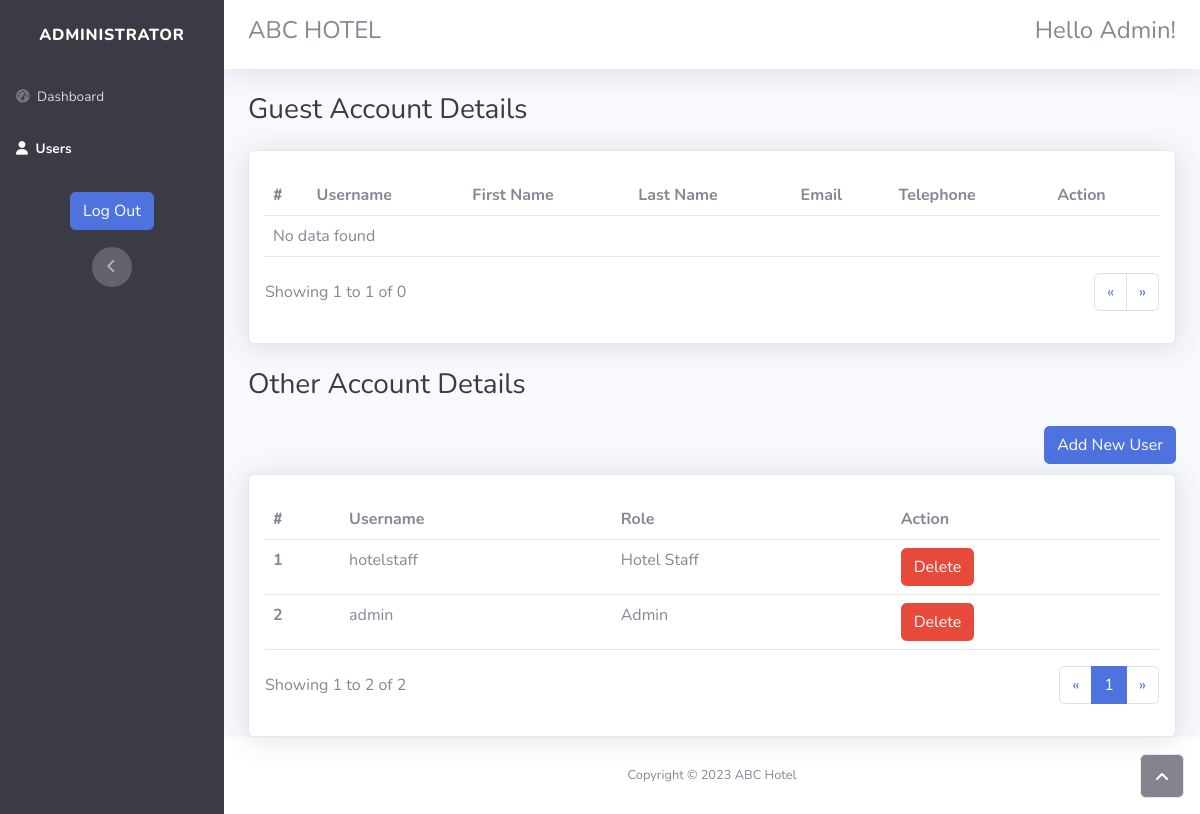
The app's page /admin_users.php (signed in) with its own data.
### tables this page shows
CREATE TABLE `user` (
  `User_Id` int(11) NOT NULL,
  `Username` varchar(64) NOT NULL,
  `Password` varchar(64) NOT NULL,
  `Role` varchar(64) NOT NULL
);

### classes/Admin.php (called while the page is built, shortened)
<?php
class Admin extends User
{
    public static function getGuestUsers()
    {
        $dbcon = new DbConnector;
        $con = $dbcon->connect();
        $query = "SELECT * FROM User, User_Details WHERE User.User_Id = User_Details.User_Id AND User.Role = ?;";
        try {
            $pstmt = $con->prepare($query);
            $pstmt->bindValue(1, "Guest");
            $pstmt->execute();
            $rs = $pstmt->fetchAll(PDO::FETCH_BOTH);
            return $rs;
        } catch (PDOException $e) {
            die("Connection failed: " . $e->getMessage());
        }
    }
    public static function getOtherUsers()
    {
        $dbcon = new DbConnector;
        $con = $dbcon->connect();
        $query = "SELECT * FROM User WHERE Role != ?;";
        try {
            $pstmt = $con->prepare($query);
            $pstmt->bindValue(1, "Guest");
            $pstmt->execute();
            $rs = $pstmt->fetchAll(PDO::FETCH_BOTH);
            return $rs;
        } catch (PDOException $e) {
            die("Connection failed: " . $e->getMessage());
        }
    }
}

### admin_users.php (the view, shortened to what this page needs)
<?php
require_once 'classes/Admin.php';
$rs1 = Admin::getGuestUsers();
if (isset($_GET['page1'])) {
    $page1 = $_GET['page1'];
} else {
    $page1 = 1;
}
$results_per_page1 = 10;
if (count($rs1) < 10) {
    $results_per_page1 = count($rs1);
}
if (count($rs1) == 0) {
    $results_per_page1 = 1;
}
$page_first_result1 = ($page1 - 1) * $results_per_page1;
$rs2 = Admin::getOtherUsers();
if (isset($_GET['page2'])) {
    $page2 = $_GET['page2'];
} else {
    $page2 = 1;
}
$results_per_page2 = 10;
if (count($rs2) < 10) {
    $results_per_page2 = count($rs2);
}
$page_first_result2 = ($page2 - 1) * $results_per_page2;
$number_of_result2 = count($rs2);
$number_of_page2 = ceil($number_of_result2 / $results_per_page2);
if ($page2 == $number_of_page2) {
    $results_per_page2 = count($rs2) - $page_first_result2;
}
?>
<!DOCTYPE html>
<html lang="en">
    <head>
        <link rel="stylesheet" href="assets/bootstrap/css/bootstrap.min.css" />
    </head>
    <body id="page-top">
        <div id="wrapper">
            <nav id="main-nav" class="navbar bg-dark align-items-start sidebar sidebar-dark accordion p-0" style="padding-bottom: 0px;">
                <div class="container-fluid d-flex flex-column p-0">
                    <a class="navbar-brand d-flex justify-content-center align-items-center sidebar-brand m-0" href="#">
                        <div class="sidebar-brand-text mx-3">
                            <span>Administrator</span>
                        </div>
                    </a>
                    <ul class="navbar-nav text-light" id="accordionSidebar">
                        <li class="nav-item">
                            <a id="anchor1" class="nav-link" href="admin_dashboard.php">
                                <i class="fas fa-tachometer-alt"></i>
                                <span>Dashboard</span>
                            </a>
                        </li>
                        <li class="nav-item">
                            <a id="anchor2" class="nav-link active" href="admin_users.php">
                                <i class="fas fa-user"></i>
                                <span>Users</span>
                            </a>
                        </li>
                    </ul>
                    <a class="btn btn-primary btn-md" role="button" data-bss-hover-animate="pulse" href="includes/logout.inc.php">Log Out</a>
                    <div class="text-center d-none d-md-inline">
                        <button class="btn rounded-circle border-0" id="sidebarToggle" type="button"></button>
                    </div>
                </div>
            </nav>
            <div class="d-flex flex-column" id="content-wrapper">
                <div id="content">
                    <nav class="navbar navbar-light navbar-expand-md bg-white shadow mb-4 py-3 static-top">
                        <div class="container-fluid">
                            <h4 class="d-none d-md-block">ABC HOTEL</h4>
                            <h4 class="align-self-right">Hello Admin!</h4>
                        </div>
                    </nav>
                    <div class="container-fluid">
                        <h3 class="text-dark mb-4">Guest Account Details</h3>
                        <div class="card shadow">
                            <div class="card-body">
                                <div class="table-responsive table mt-2" id="dataTable" role="grid" aria-describedby="dataTable_info">
                                    <table class="table my-0" id="dataTable">
                                        <thead>
                                            <tr>
                                                <th>
                                                    <b>#</b>
                                                </th>
                                                <th>Username</th>
                                                <th>First Name</th>
                                                <th>Last Name</th>
                                                <th>Email</th>
                                                <th>Telephone</th>
                                                <th>Action</th>
                                            </tr>
                                        </thead>
                                        <tbody>
                                        <?php
                                            if (count($rs1) > 0) {
                                                for ($i = $page_first_result1; $i < $page_first_result1 + $results_per_page1; $i++) {
                                                    $row1 = $rs1[$i];
                                            ?>
                                                    <tr>
                                                        <td><b><?php echo $i + 1; ?></b></td>
                                                        <td><?php echo $row1['Username']; ?></td>
                                                        <td><?php echo $row1['Fname']; ?></td>
                                                        <td><?php echo $row1['Lname']; ?></td>
                                                        <td><?php echo $row1['Tel']; ?></td>
                                                        <td><?php echo $row1['Email']; ?></td>
                                                        <td><a type="button" class="btn btn-danger" href="includes/admin.inc.php?action=delete&target=user&userId=<?php echo $row1['User_Id']; ?>" name="delete">Delete</a></td>
                                                    </tr>
                                            <?php
                                                }
                                            } else {
                                                echo '<tr>';
                                                echo '<td colspan="7">No data found</td>';
                                                echo '</tr>';
                                            }
                                            ?>
                                        </tbody>
                                    </table>
                                </div>
                                <div class="row">
                                <div class="col-md-6 align-self-center">
                                    <p id="dataTable_info" class="dataTables_info" role="status" aria-live="polite">Showing <?php echo $page_first_result1 + 1; ?> to <?php echo $page_first_result1 + $results_per_page1; ?> of <?php echo count($rs1); ?></p>
                                </div>
                                <div class="col-md-6">
                                    <nav class="d-lg-flex justify-content-lg-end dataTables_paginate paging_simple_numbers">
                                        <ul class="pagination">
                                            <li class="page-item">
                                                <a class="page-link" aria-label="Previous" href="admin_users.php?page1=<?php echo $page1 - 1; ?>">
                                                    <span aria-hidden="true">«</span>
                                                </a>
                                            </li>
                                            <li class="page-item">
                                                <a class="page-link" aria-label="Next" href="admin_users.php?page1=<?php echo $page1 + 1; ?>">
                                                    <span aria-hidden="true">»</span>
                                                </a>
                                            </li>
                                        </ul>
                                    </nav>
                                </div>
                            </div>
                            </div>
                        </div>
                    </div>
                    <br>
                    <div class="container-fluid">
                        <h3 class="text-dark mb-4">Other Account Details</h3>
                        <button class="btn btn-primary btn-md" type="submit" data-bs-toggle="modal" data-bs-target="#addNewUser" style="float: right;">Add New User</button>
                        <div class="card shadow">
                            <div class="card-body">
                                <div class="table-responsive table mt-2" id="dataTable" role="grid" aria-describedby="dataTable_info">
                                    <table class="table my-0" id="dataTable">
                                        <thead>
                                            <tr>
                                                <th>
                                                    <b>#</b>
                                                </th>
                                                <th>Username</th>
                                                <th>Role</th>
                                                <th>Action</th>
                                            </tr>
                                        </thead>
                                        <tbody>
                                        <?php
                                        if (count($rs2) > 0) {
                                            for ($i = $page_first_result2; $i < $page_first_result2 + $results_per_page2; $i++) {
                                                $row2 = $rs2[$i];
                                        ?>
                                                <tr>
                                                    <td><b><?php echo $i + 1;?></b></td>
                                                    <td><?php echo $row2['Username'];?></td>
                                                    <td><?php echo $row2['Role'];?></td>
                                                    <td><a type="button" class="btn btn-danger" href="includes/admin.inc.php?action=delete&target=user&userId=<?php echo $row2['User_Id']; ?>" name="delete">Delete</a></td>
                                                </tr>
                                        <?php
                                            }
                                        } else {
                                            ?>
                                            <tr>
                                            <td colspan="4">No data found</td>
                                            </tr>
                                            <?php
                                        }
                                        ?>
                                        </tbody>
                                    </table>
                                </div>
                                <div class="row">
                            <div class="col-md-6 align-self-center">
                                <p id="dataTable_info" class="dataTables_info" role="status" aria-live="polite">Showing <?php echo $page_first_result2 + 1; ?> to <?php echo $page_first_result2 + $results_per_page2; ?> of <?php echo count($rs2); ?></p>
                            </div>
                            <div class="col-md-6">
                                <nav class="d-lg-flex justify-content-lg-end dataTables_paginate paging_simple_numbers">
                                    <ul class="pagination">
                                        <li class="page-item">
                                            <a class="page-link" aria-label="Previous" href="admin_users.php?page2=<?php echo $page2 - 1; ?>">
                                                <span aria-hidden="true">«</span>
                                            </a>
                                        </li>
                                        <?php
                                        for ($i = 1; $i <= $number_of_page2; $i++) {
                                            if ($i == $page2) {
                                        ?>
                                                <li class="page-item">
                                                    <a class="page-link active" href="admin_users.php?page2=<?php echo $i; ?>"><?php echo $i; ?></a>
                                                </li>
                                            <?php
                                            } else {
                                            ?>
                                                <li class="page-item">
                                                    <a class="page-link" href="admin_users.php?page2=<?php echo $i; ?>"><?php echo $i; ?></a>
                                                </li>
                                        <?php
                                            }
                                        }
                                        ?>
                                        <li class="page-item">
                                            <a class="page-link" aria-label="Next" href="admin_users.php?page2=<?php echo $page2 + 1; ?>">
                                                <span aria-hidden="true">»</span>
                                            </a>
                                        </li>
                                    </ul>
                                </nav>
                            </div>
                        </div>
                            </div>
                        </div>
                    </div>
                </div>
                <footer class="bg-white sticky-footer">
                    <a class="border rounded d-inline scroll-to-top" href="#page-top">
                        <i class="fas fa-angle-up"></i>
                    </a>
                    <div class="container my-auto">
                        <div class="text-center my-auto copyright">
                            <span>Copyright © 2023 ABC Hotel</span>
                        </div>
                    </div>
                </footer>
                <a class="border rounded d-inline scroll-to-top" href="#page-top">
                    <i class="fas fa-angle-up"></i>
                </a>
            </div>
        </div>
    </body>
</html>

### admin_users.php (style rules this page uses)
.modal-body, body { -ms-overflow-style: none; scrollbar-width: none; }

### records on screen
user: Username "hotelstaff", Role "Hotel Staff"
user: Username "admin", Role "Admin"

### other values on screen
$page_first_result1 + 1 "1"
$page_first_result1 + $results_per_page1 "1"
count($rs1) "0"
$page_first_result2 + 1 "1"
$page_first_result2 + $results_per_page2 "2"
count($rs2) "2"
